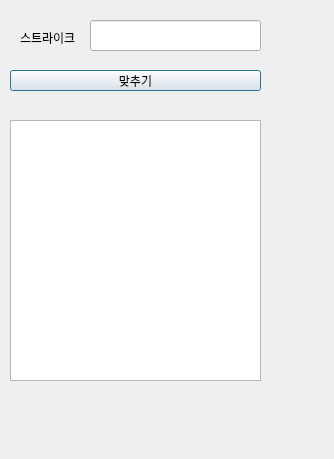
<?xml version="1.0" encoding="UTF-8"?>
<ui version="4.0">
 <class>Dialog</class>
 <widget class="QDialog" name="Dialog">
  <property name="geometry">
   <rect>
    <x>0</x>
    <y>0</y>
    <width>334</width>
    <height>459</height>
   </rect>
  </property>
  <property name="windowTitle">
   <string>Dialog</string>
  </property>
  <widget class="QLineEdit" name="t1">
   <property name="geometry">
    <rect>
     <x>90</x>
     <y>20</y>
     <width>171</width>
     <height>31</height>
    </rect>
   </property>
  </widget>
  <widget class="QLabel" name="label">
   <property name="geometry">
    <rect>
     <x>20</x>
     <y>30</y>
     <width>91</width>
     <height>16</height>
    </rect>
   </property>
   <property name="text">
    <string>스트라이크</string>
   </property>
  </widget>
  <widget class="QPushButton" name="btn">
   <property name="geometry">
    <rect>
     <x>10</x>
     <y>70</y>
     <width>251</width>
     <height>21</height>
    </rect>
   </property>
   <property name="text">
    <string>맞추기</string>
   </property>
  </widget>
  <widget class="QPlainTextEdit" name="pt">
   <property name="geometry">
    <rect>
     <x>10</x>
     <y>120</y>
     <width>251</width>
     <height>261</height>
    </rect>
   </property>
  </widget>
 </widget>
 <resources/>
 <connections/>
</ui>
